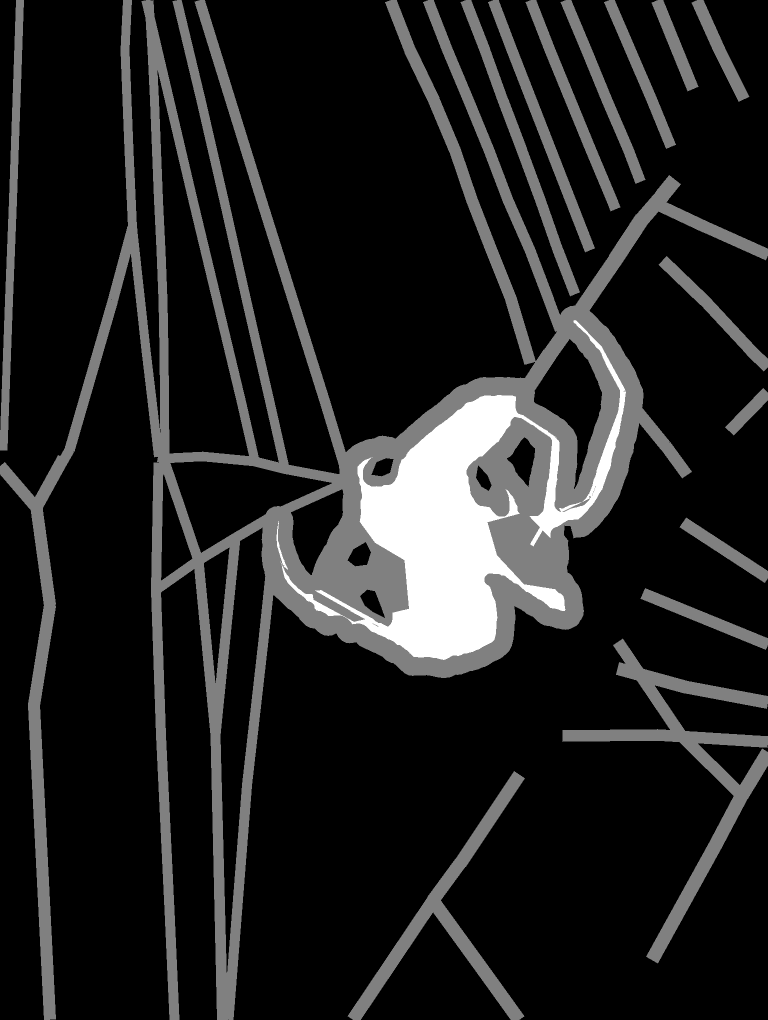
#> input picture Photo-workflow-reference/examples/spider-repair-v3/TRIMAP.png, 1536 x 2040 px, found by its file name (shown at 1/2 size)
$ python prepare_local_matte.py
#> lines starting #> are read from the running program, lines starting #| are printed output that depends on the picture; after the words box and inside, x2 and y2 are one past the last pixel; in counts of white or black regions, pixels touching at a corner belong together
from PIL import Image,ImageDraw
from pathlib import Path
import numpy as np,json
r=Path('guided_mask_test');o=r/'spider_repair_v3';W,H=1536,2040
tri=np.array(Image.open(r/'spider_pass2/trimap.png'));mask=Image.new('L',(W,H));d=ImageDraw.Draw(mask)
#> further down, tri is the input picture: shape (2040, 1536); min 0, max 255, mean 33.4
#> after `mask = Image.new('L', (W, H))`: mask: PIL image 1536x2040 L; every value is 0
# Verified small background cores. Model determines transitions; no foreground geometry painted.
polys=[[(753,924),(772,916),(786,918),(779,945),(763,952),(743,949)],[(707,1098),(731,1084),(741,1104),(733,1129),(710,1132),(695,1120)],[(720,1192),(734,1179),(749,1182),(762,1215),(769,1235),(745,1223),(729,1210)],[(956,931),(974,950),(982,970),(977,981),(963,973),(952,955)],[(1129,1051),(1140,1052),(1146,1074),(1139,1084),(1128,1070)]]
for pts in polys:d.polygon(pts,fill=255)
known=np.array(mask)>0;tri[known]=0
#> after `known = np.array(mask) > 0`:
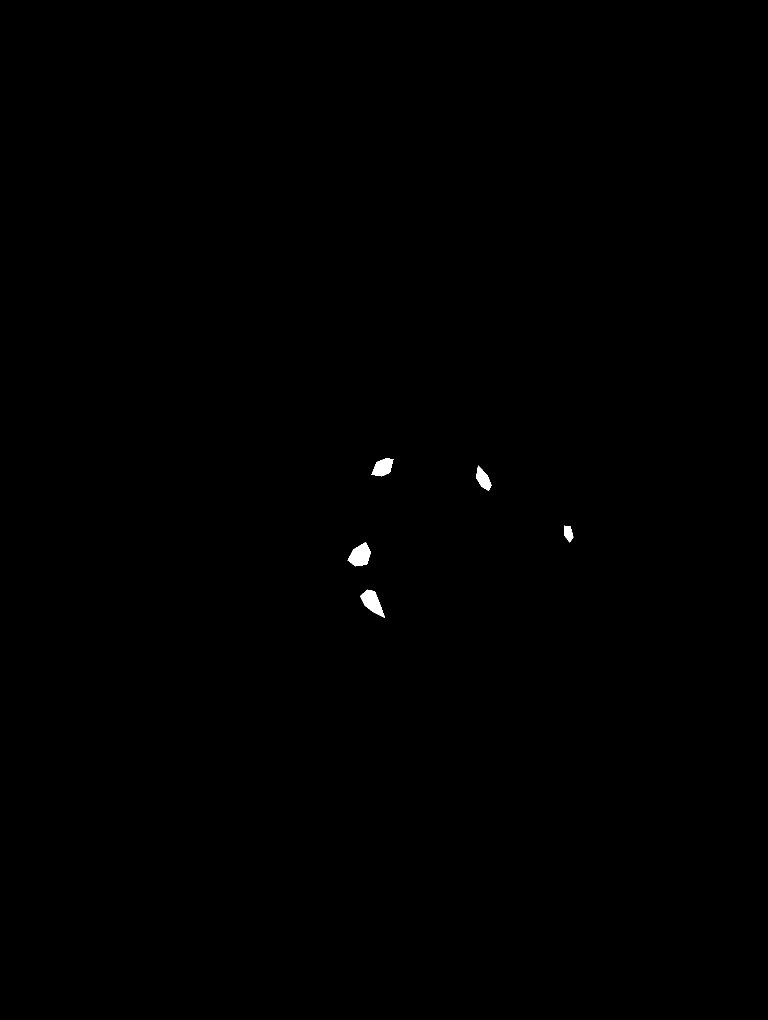
#> known: shape (2040, 1536) bool (shown at 1/2 size); 0.16% white; 5 white regions, box (x1, y1, x2, y2) and area: (695, 1084, 742, 1133) 1434, (720, 1179, 770, 1236) 1361, (743, 916, 787, 953) 1060, (952, 931, 983, 982) 826, (1128, 1051, 1147, 1085) 428
Image.fromarray(tri).save(o/'trimap_corrected.png');mask.save(o/'gap_cores.png')
#> (the run stopped early here; a loop or call above may not have finished)
